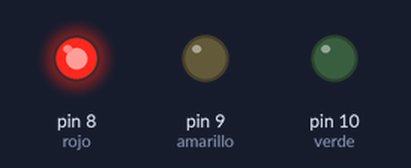
The sketch below on a simulated Arduino Uno, built with avr-gcc and run on an emulated ATmega328P. Parts: output pins drawn as LEDs (lit = HIGH).

Above: at 1.5 s.
At 4.5 s:
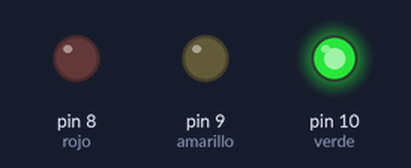
At 6.5 s:
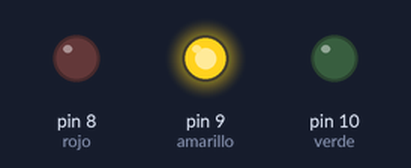
Timing chart, 0 to 9.1 s (numbered marks = the images above):
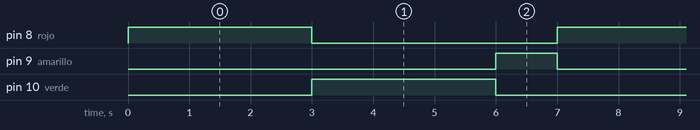

The sketch:

semaforo.ino
```cpp
int rojo = 8;
int amarillo = 9;
int verde = 10;

void setup() {
  pinMode(rojo, OUTPUT);
  pinMode(amarillo, OUTPUT);
  pinMode(verde, OUTPUT);
}

void loop() {
  // Rojo
  digitalWrite(rojo, HIGH);
  delay(3000);
  digitalWrite(rojo, LOW);

  // Verde
  digitalWrite(verde, HIGH);
  delay(3000);
  digitalWrite(verde, LOW);

  // Amarillo
  digitalWrite(amarillo, HIGH);
  delay(1000);
  digitalWrite(amarillo, LOW);
}
```

Measured:
- by itself, pin 8 (rojo), pin 10 (verde): alternates HIGH for 3.0 s and LOW for 4.0 s
- by itself, pin 9 (amarillo): alternates HIGH for 1.0 s and LOW for 6.0 s
- by itself, everything shown: repeats every 7.0 s, in 4 steps
